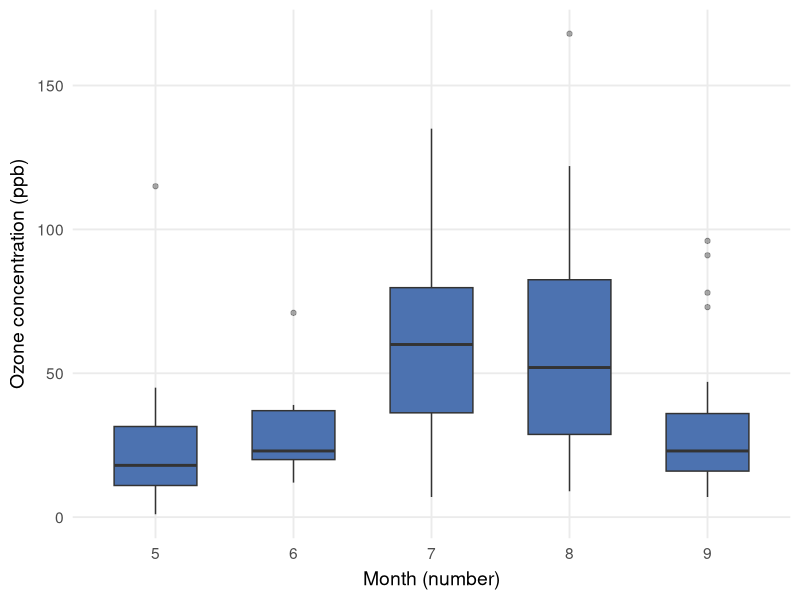
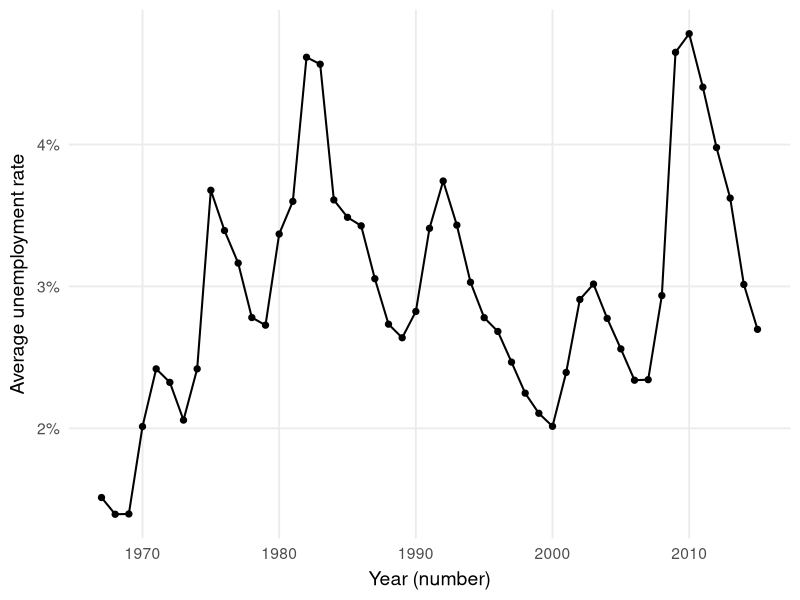
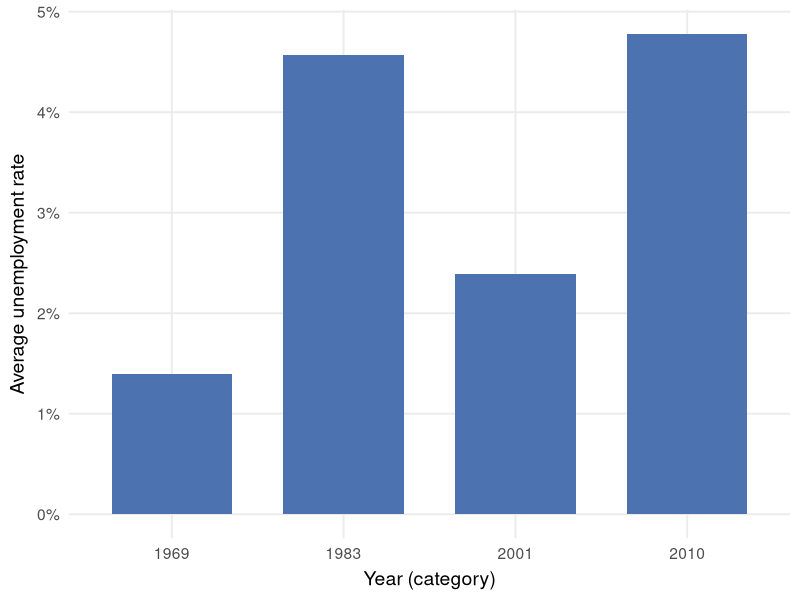
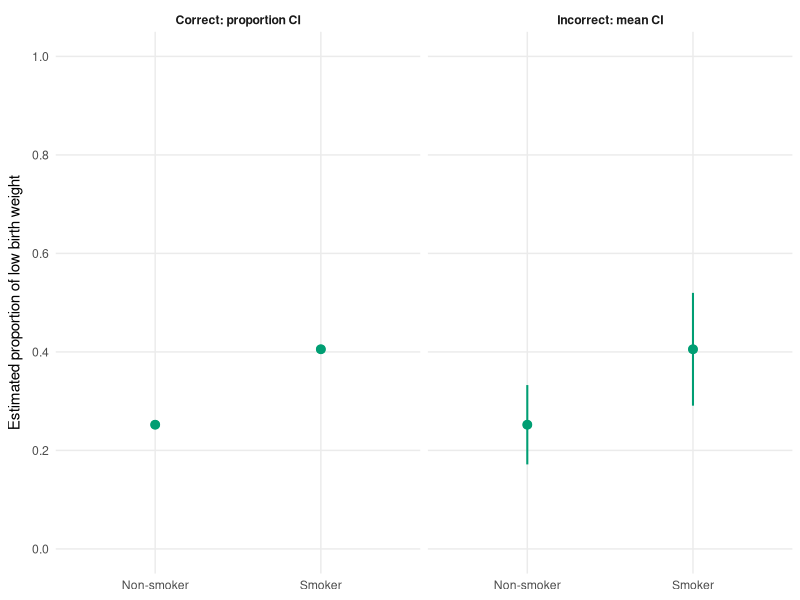

Source code (R) for these figures, in order:
## ---- chunk 1
#| fig-width: 4.5
#| fig-height: 3
#| fig-cap: "**Ozone concentration by calendar month.** Month is treated as a categorical variable, even though month numbers appear on the axis. Data from the airquality dataset included with base R (datasets package)."

library(dplyr)
library(ggplot2)

airquality |>
  filter(!is.na(Ozone)) |>
  mutate(
    Month = factor(Month, levels = sort(unique(Month)))
  ) |>
  ggplot(aes(x = Month, y = Ozone)) +
  geom_boxplot(
    width = 0.6,
    outlier.alpha = 0.4,
    fill = "#4C72B0"
  ) +
  labs(
    x = "Month (number)",
    y = "Ozone concentration (ppb)"
  ) +
  theme_minimal(base_size = 14) +
  theme(
    axis.title.x = element_text(margin = margin(t = 6)),
    axis.title.y = element_text(margin = margin(r = 6)),
    panel.grid.minor = element_blank()
  )
## ---- chunk 2
#| fig-width: 6.5
#| fig-height: 3.5
#| fig-cap: "**Line graph (time series) showing year as a numerical variable.** Average unemployment rate plotted against year treated as a quantitative measure of time, where differences between years are meaningful. Data: economics dataset (ggplot2)."

economics |>
  mutate(year = as.integer(format(date, "%Y"))) |>
  group_by(year) |>
  summarize(
    unemployment_rate = mean(unemploy / pop),
    .groups = "drop"
  ) |>
  ggplot(aes(x = year, y = unemployment_rate)) +
  geom_line(linewidth = 0.7) +
  geom_point(size = 1.8) +
  scale_y_continuous(labels = scales::percent_format(accuracy = 1)) +
  labs(x = "Year (number)", y = "Average unemployment rate") +
  theme_minimal(base_size = 14) +
  theme(
    panel.grid.minor = element_blank(),
    axis.title.x = element_text(margin = margin(t = 6)),
    axis.title.y = element_text(margin = margin(r = 6))
  )
## ---- chunk 3
#| fig-width: 6.5
#| fig-height: 3.5
#| fig-cap: "**Bar chart showing year as a categorical variable.** Average unemployment rate compared across selected, non-equidistant years, with year treated as labeled groups rather than a continuous scale. Data: economics dataset (ggplot2)."

selected_years <- c(1969, 1983, 2001, 2010)  # intentionally non-equidistant

economics |>
  mutate(year = as.integer(format(date, "%Y"))) |>
  filter(year %in% selected_years) |>
  group_by(year) |>
  summarize(
    unemployment_rate = mean(unemploy / pop),
    .groups = "drop"
  ) |>
  mutate(year = factor(year, levels = selected_years)) |>
  ggplot(aes(x = year, y = unemployment_rate)) +
  geom_col(width = 0.7, fill = "#4C72B0") +
  scale_y_continuous(labels = scales::percent_format(accuracy = 1)) +
  labs(x = "Year (category)", y = "Average unemployment rate") +
  theme_minimal(base_size = 14) +
  theme(
    panel.grid.minor = element_blank(),
    axis.title.x = element_text(margin = margin(t = 6)),
    axis.title.y = element_text(margin = margin(r = 6))
  )

## ---- chunk 4
#| fig-width: 4
#| fig-height: 4
#| fig-cap: "**Estimating a binary outcome with uncertainty.** Both panels show the same point estimates for low birth weight by smoking status. Left: confidence intervals computed correctly by treating the data as binomial proportions. Right: confidence intervals computed incorrectly by treating 0/1 data as numerical means. Data: `birthwt` (MASS)."


library(MASS)

col_point <- "#009E73"  # colorblind-safe green

df <- MASS::birthwt |>
  dplyr::mutate(
    smoke = factor(smoke, levels = c(0, 1),
                   labels = c("Non-smoker", "Smoker"))
  )

summ <- df |>
  dplyr::group_by(smoke) |>
  dplyr::summarize(
    n = dplyr::n(),
    x = sum(low == 1),
    p_hat = mean(low),
    .groups = "drop"
  )

# Correct: binomial proportion CI (score/Wilson-type via prop.test)
prop_ci <- summ |>
  dplyr::rowwise() |>
  dplyr::mutate(
    method = "Correct: proportion CI",
    ci = list(stats::prop.test(x, n, correct = FALSE)$conf.int),
    lo = ci[[1]][1],
    hi = ci[[1]][2]
  ) |>
  dplyr::ungroup() |>
  dplyr::select(smoke, p_hat, lo, hi, method)

# Incorrect: t-based CI treating 0/1 as numeric
mean_ci <- df |>
  dplyr::group_by(smoke) |>
  dplyr::summarize(
    p_hat = mean(low),
    lo = stats::t.test(low)$conf.int[1],
    hi = stats::t.test(low)$conf.int[2],
    method = "Incorrect: mean CI",
    .groups = "drop"
  )

plot_df <- dplyr::bind_rows(prop_ci, mean_ci)

ggplot(plot_df, aes(x = smoke, y = p_hat)) +
  geom_pointrange(
    aes(ymin = lo, ymax = hi),
    color = col_point,
    linewidth = 0.7
  ) +
  geom_point(size = 2.4, color = col_point) +
  facet_wrap(~ method) +
  scale_y_continuous(
    limits = c(0, 1),
    breaks = seq(0, 1, by = 0.2)
  ) +
  labs(
    x = NULL,
    y = "Estimated proportion of low birth weight"
  ) +
  theme_minimal(base_size = 11) +
  theme(
    panel.grid.minor = element_blank(),
    strip.text = element_text(face = "bold"),
    axis.title.y = element_text(margin = margin(r = 6))
  )
